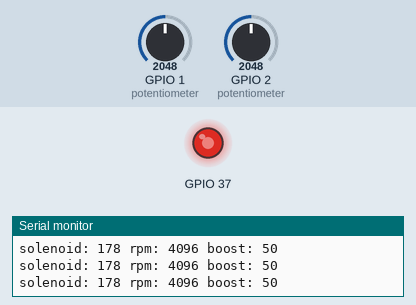
Simulated run of this program. Board: ESP32-S3. Parts: output pins drawn as LEDs (lit = HIGH), the last lines printed to the serial monitor. The inputs (shaded band) are chosen by the test bench; at power-on: GPIO 1 (potentiometer) = 2048, GPIO 2 (potentiometer) = 2048.

Above: at 1.2 s.
1.3 s: GPIO 1 (potentiometer) set to 2866
At 2.5 s:
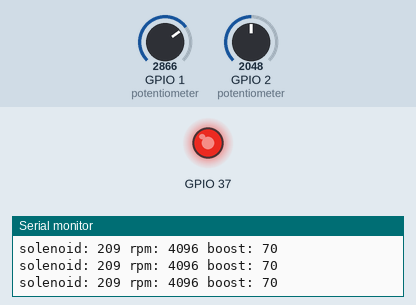
2.8 s: GPIO 1 (potentiometer) set to 491
At 3.4 s:
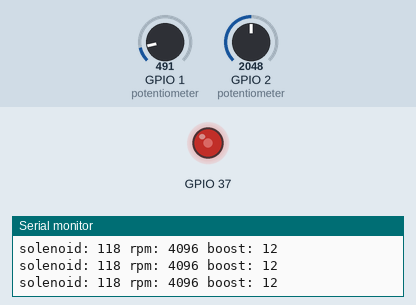
4.3 s: GPIO 2 (potentiometer) set to 491
At 5.5 s:
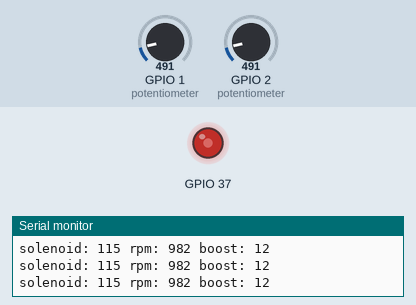
5.8 s: GPIO 1 (potentiometer) set to 2047
At 7.0 s:
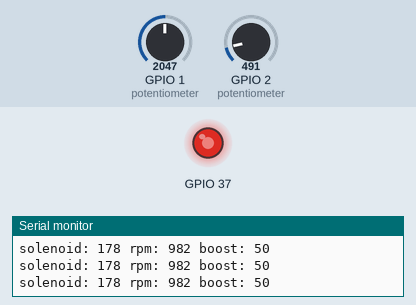
7.3 s: GPIO 2 (potentiometer) set to 215
At 8.0 s:
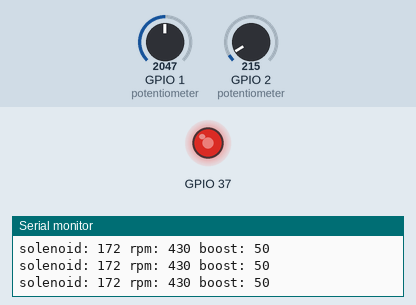
Timing chart, 0 to 9.8 s (numbered marks = the images above; inputs shaded):
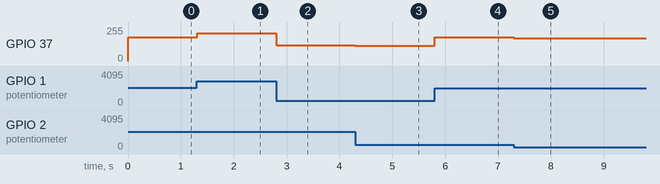

The program:

main.cpp
```cpp
#include <Arduino.h>

int boost = 0; // bost in kpi
int rpm =0;    // rpm
float rpm_scale = 2.0;

uint8_t solenoid = 0;

// load columns: 0, 25, 50, 75, 100 (%)

int rpm_0000[] = { 100, 117, 168, 255, 255 };
int rpm_1000[] = { 100, 135, 179, 220, 255 };
int rpm_2000[] = { 100, 139, 178, 217, 255 };
int rpm_3000[] = { 100, 139, 178, 217, 255 };
int rpm_4000[] = { 100, 139, 178, 217, 255 };
int rpm_5000[] = { 100, 139, 178, 217, 255 };
int rpm_6000[] = { 100, 139, 178, 217, 255 };
int rpm_7000[] = { 100, 139, 178, 217, 255 };
int rpm_8000[] = { 100, 135, 179, 220, 255 };
int rpm_9000[] = { 100, 117, 168, 255, 255 };

int* table[] = {
  rpm_0000,
  rpm_1000,
  rpm_2000,
  rpm_3000,
  rpm_4000,
  rpm_5000,
  rpm_6000,
  rpm_7000,
  rpm_8000,
  rpm_9000
};


// interpolate between two values
int interpolate(int rpm, int load){
  // clamp inputs
  if (rpm < 0) rpm = 0;
  if (rpm > 9000) rpm = 9000;
  if (load < 0) load = 0;
  if (load > 100) load = 100;

  int base = (rpm/1000)*1000;
  int top  = base + 1000;
  if (top > 9000) top = 9000; // verhindert table[10]

  int *from_tmp = table[base/1000];
  int *to_tmp   = table[top/1000];

  int load1 = load/25;      // 0..4
  int load2 = load1;
  if (load1 >= 4) {         // load==100
    load1 = 3;
    load2 = 4;
  } else {
    load2 = load1 + 1;
  }

  long from = map(load, load1*25, load2*25, from_tmp[load1], from_tmp[load2]);
  long to   = map(load, load1*25, load2*25, to_tmp[load1],   to_tmp[load2]);

  if (base == top) return (int)from; // safety

  long out = map(rpm, base, top, from, to);

  // clamp to PWM range
  if (out < 0) out = 0;
  if (out > 255) out = 255;
  return (int)out;
}
void setup() {
  // put your setup code here, to run once:
  Serial.begin(115200);

}

void loop() {
  boost = round((analogRead(1)/4095.0)*100);
  rpm   = round((analogRead(2)*rpm_scale));
//  Serial.println(boost);
//  Serial.println(rpm);
  solenoid = interpolate(rpm,boost);
  Serial.print("solenoid: ");
  Serial.print(solenoid);
  Serial.print(" rpm: ");
  Serial.print(rpm);
  Serial.print(" boost: ");
  Serial.println(boost);
  analogWrite(37, solenoid);
  delay(10); // this speeds up the simulation
}
```

Measured:
- after the input at 1.3 s, GPIO 37: 178/255 → 209/255 at once
- after the input at 2.8 s, GPIO 37: 209/255 → 118/255 at once
- after the input at 4.3 s, GPIO 37: 118/255 → 115/255 at once
- after the input at 5.8 s, GPIO 37: 115/255 → 178/255 at once
- after the input at 7.3 s, GPIO 37: 178/255 → 172/255 at once
